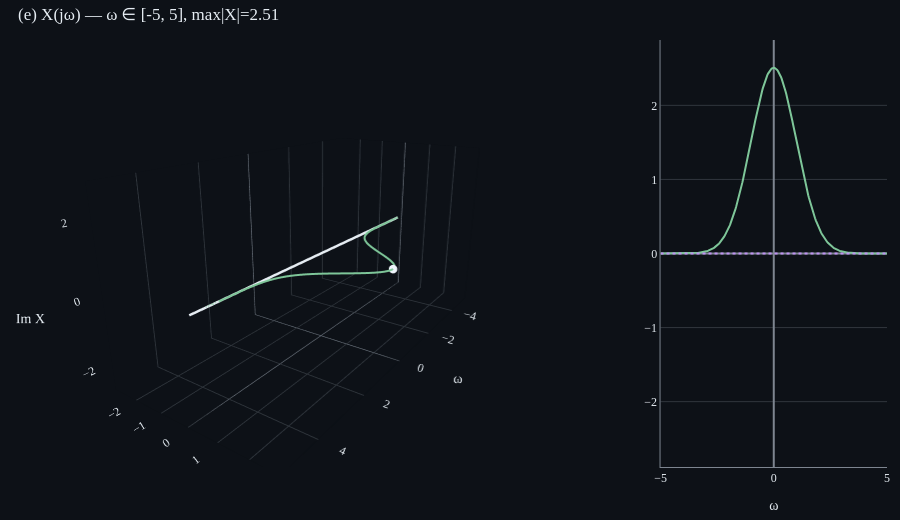

Write notebook code for a chart like this one.
### Markdown cell above
### F3 — Gaussian `e^(-t²/2)` (자기쌍대)

X(jω) = √(2π)·e^(-ω²/2). X도 가우시안. 짝함수 → 실수. trail이 ω=0에서 피크.

### Code cell
sig = signals.gaussian(sigma=1.0)
an = FourierAnalyzer(sig, t_min=-8.0, t_max=8.0, n_samples=2000)
omegas, X = an.spectrum(omega_min=-5.0, omega_max=5.0, n_omega=300)

p = SpectrumPlot(view='re_im', show_inset=True)
p.show_spectrum(omegas, X)
p.figure.show()

### Figure 1 — Plotly figure (JSON) as saved in the notebook; plotly's stock layout.template omitted (floating-point values rounded to 4 significant figures; data arrays with more than 128 entries replaced by an {"elided": "..."} marker saying what was removed)
{"data": [{"line": {"color": "#e6edf3", "width": 5}, "mode": "lines", "name": "t-axis", "opacity": 1.0, "scene": "scene", "showlegend": false, "type": "scatter3d", "x": [-5.0, 5.0], "y": [0.0, 0.0], "z": [0.0, 0.0]}, {"line": {"color": "#7ec699", "width": 4}, "mode": "lines", "name": "X(jω)", "type": "scatter3d", "x": {"elided": "300 float values"}, "y": {"elided": "300 float values"}, "z": {"elided": "300 float values"}}, {"marker": {"color": "#f0f6fc", "size": 5}, "mode": "markers", "name": "ω=0", "type": "scatter3d", "x": [-0.01672], "y": [2.506], "z": [-3.469e-18]}, {"line": {"color": "#7ec699", "width": 2}, "mode": "lines", "name": "Re X", "type": "scatter", "x": {"elided": "300 float values"}, "xaxis": "x", "y": {"elided": "300 float values"}, "yaxis": "y"}, {"line": {"color": "#bf91f3", "dash": "dot", "width": 2}, "mode": "lines", "name": "Im X", "type": "scatter", "x": {"elided": "300 float values"}, "xaxis": "x", "y": {"elided": "300 float values"}, "yaxis": "y"}], "layout": {"font": {"color": "#e6edf3", "family": "serif", "size": 12}, "height": 520, "margin": {"b": 10, "l": 10, "r": 10, "t": 40}, "paper_bgcolor": "#0d1117", "plot_bgcolor": "#0d1117", "scene": {"aspectmode": "manual", "aspectratio": {"x": 2.0, "y": 1.0, "z": 1.0}, "camera": {"eye": {"x": 2.2, "y": 1.5, "z": 0.9}}, "domain": {"x": [0.0, 0.7], "y": [0.0, 1.0]}, "xaxis": {"backgroundcolor": "#0d1117", "color": "#e6edf3", "gridcolor": "#30363d", "showbackground": true, "title": {"text": "ω"}, "zerolinecolor": "#7d8590"}, "yaxis": {"backgroundcolor": "#0d1117", "color": "#e6edf3", "gridcolor": "#30363d", "range": [-2.882, 2.882], "showbackground": true, "title": {"text": "Re X"}, "zerolinecolor": "#7d8590"}, "zaxis": {"backgroundcolor": "#0d1117", "color": "#e6edf3", "gridcolor": "#30363d", "range": [-2.882, 2.882], "showbackground": true, "title": {"text": "Im X"}, "zerolinecolor": "#7d8590"}}, "showlegend": false, "title": {"font": {"color": "#e6edf3"}, "text": "(e) X(jω) — ω ∈ [-5, 5], max|X|=2.51", "x": 0.02, "xanchor": "left"}, "xaxis": {"anchor": "y", "color": "#e6edf3", "domain": [0.74, 1.0], "gridcolor": "#30363d", "linecolor": "#7d8590", "showgrid": true, "title": {"text": "ω"}, "zeroline": true, "zerolinecolor": "#7d8590"}, "yaxis": {"anchor": "x", "color": "#e6edf3", "domain": [0.0, 1.0], "gridcolor": "#30363d", "linecolor": "#7d8590", "range": [-2.882, 2.882], "showgrid": true, "title": {"text": ""}, "zeroline": true, "zerolinecolor": "#7d8590"}}}
